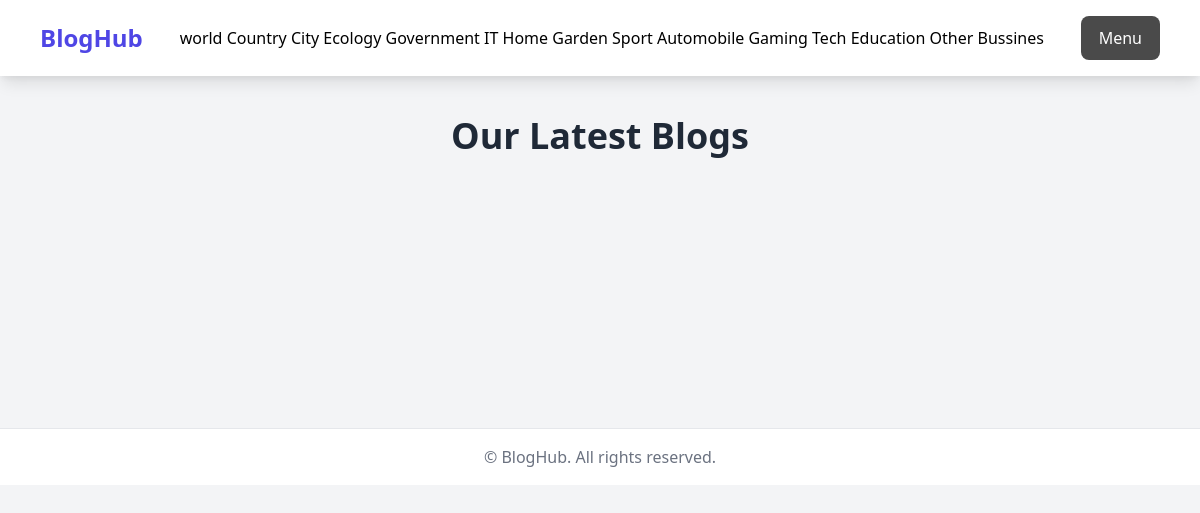
The app's page /garden/, older data.
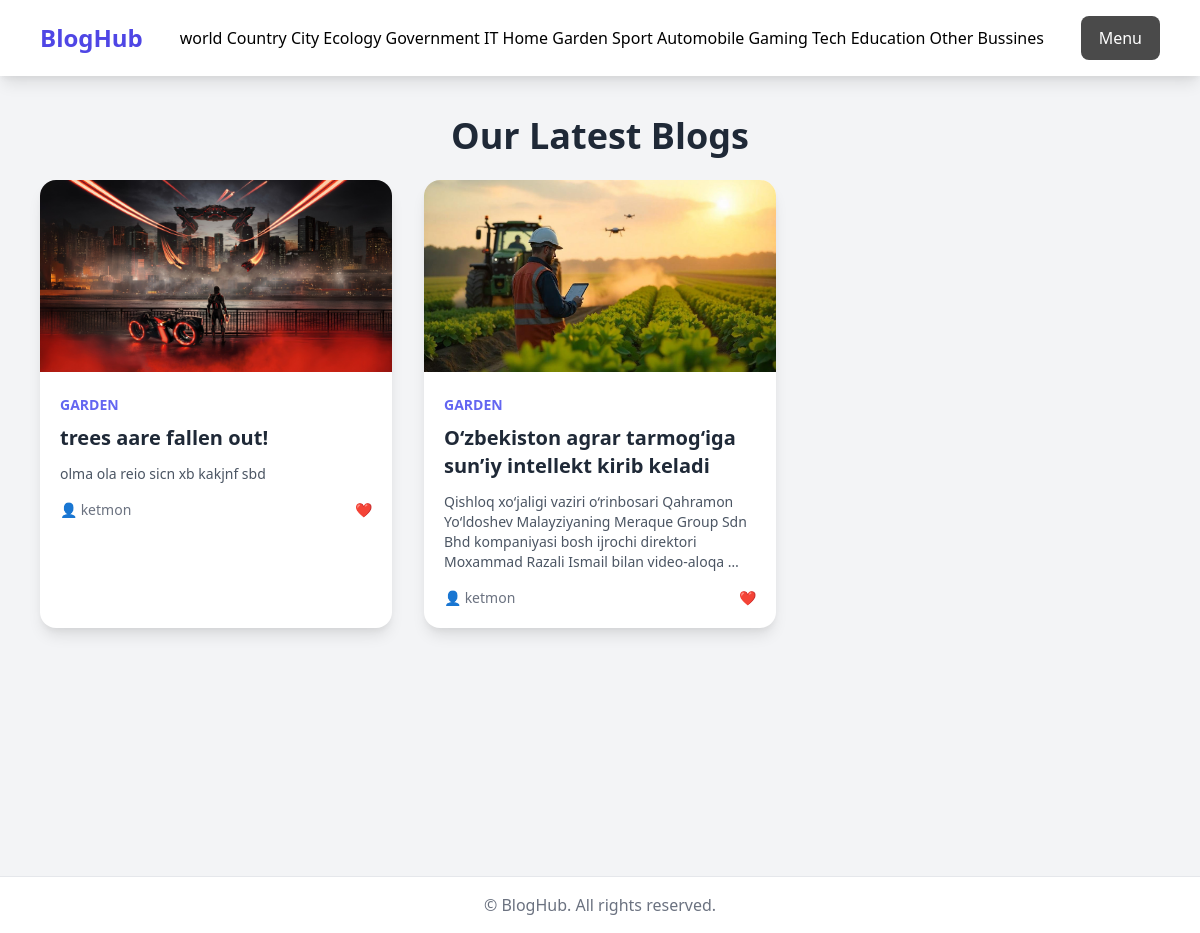
The same page, newer data.
### blog/models.py (models this page shows, shortened)
class BlogCategory(models.Model):
    name = models.CharField(max_length=50)
    slug = models.SlugField(max_length=50, unique=True, blank=True, null=True)
    class Meta:
        verbose_name_plural = "Blog Categories"

class Blog(models.Model):
    link = models.CharField(default=short_uuid, unique=True, editable=False, db_index=True)
    category = models.ForeignKey(BlogCategory, on_delete=models.CASCADE, related_name='blog')
    title = models.CharField(max_length=150)
    description = models.TextField()
    photo = models.ImageField(null=True, blank=True, upload_to='blog/images/')
    owner = models.ForeignKey(UserProfile, on_delete=models.CASCADE)
    likes = models.PositiveIntegerField(default=0)
    created_at = models.DateTimeField(auto_now_add=True)
    updated_at = models.DateTimeField(auto_now=True)

### accounts/models.py (models this page shows, shortened)
class UserProfile(models.Model):
    user = models.OneToOneField(User, on_delete=models.CASCADE, null=True, blank=True, related_name='profile')
    position = models.CharField(max_length=10, choices=[(k, v) for k, v in positions.items()], default='user')
    first_name = models.CharField(max_length=100)
    last_name = models.CharField(max_length=100)
    username = models.CharField(max_length=100, unique=True, blank=True, null=True)
    email = models.EmailField(max_length=100, unique=True)
    address = models.CharField(max_length=250)
    country_code = models.CharField(max_length=20, choices=[(k, v) for k, v in country_codes.items()], default='Uzb')
    phone = models.IntegerField()

### blog/views.py (the view)
# urls.py: path('<str:slug>/', category_detail, name='category_detail'),
def category_detail(request, slug):
    category = get_object_or_404(BlogCategory, slug=slug)
    blogs = Blog.objects.filter(category=category)
    context = {
        'category': category,
        'blogs': blogs,
        'categories': BlogCategory.objects.all(),
    }
    return render(request, 'category.html', context)

### templates/category.html
{% extends 'base.html' %}
{% load static %}
{% block category %}
{% for cg in categories %}
<a href="{% url 'category_detail' cg.slug %}" class="hover:text-indigo-500">{{ cg.name }}</a>
{% endfor %}
{% endblock %}
{% block content %}
<link href="https://cdn.jsdelivr.net/npm/tailwindcss@2.2.19/dist/tailwind.min.css" rel="stylesheet">
<section class="max-w-6xl mx-auto py-10 px-4">
  <h1 class="text-4xl font-bold text-gray-800 mb-6 text-center">Our Latest Blogs</h1>
  <div class="grid md:grid-cols-3 sm:grid-cols-2 gap-8">
    {% for blog in blogs %}
    <div class="bg-white shadow-lg rounded-2xl overflow-hidden hover:-translate-y-1 transition duration-300">
      {% if blog.photo %}
      <img src="{{ blog.photo.url }}" alt="{{ blog.title }}" class="h-48 w-full object-cover">
      {% else %}
      <img src="{% static 'images/default_blog.jpg' %}" alt="default" class="h-48 w-full object-cover">
      {% endif %}
      <div class="p-5">
        <span class="text-sm text-indigo-500 uppercase font-semibold">{{ blog.category.name }}</span>
        <h2 class="text-xl font-bold mt-2 mb-3 text-gray-800 hover:text-indigo-600 transition duration-200">
          <a href="{% url 'blog_detail' blog.link %}">{{ blog.title }}</a>
        </h2>
        <p class="text-gray-600 text-sm line-clamp-3">{{ blog.description|truncatewords:20 }}</p>
        <div class="flex justify-between items-center mt-4 text-gray-500 text-sm">
          <span>👤 {{ blog.owner.user.username }}</span>
          <span>❤️ {{ blog.likes.count }}</span>
        </div>
      </div>
    </div>
    {% endfor %}
  </div>
</section>
{% endblock content %}

### templates/base.html (shortened to what this page needs)
<!DOCTYPE html>
<html lang="en">
<head>
    <link rel="stylesheet" href="https://cdnjs.cloudflare.com/ajax/libs/font-awesome/6.5.0/css/all.min.css">
    <link href="https://cdn.jsdelivr.net/npm/tailwindcss@2.2.19/dist/tailwind.min.css" rel="stylesheet">
</head>
<body class="bg-gray-100 font-sans antialiased">
  <nav class="bg-white shadow-lg py-4">
    <div class="max-w-6xl mx-auto flex justify-between items-center px-4">
        <a href="{% url 'homepage' %}" class="text-2xl font-bold text-indigo-600">BlogHub</a>
        <div class="category-carusel"> {% block category %} {% endblock %} </div>
<div class="dropdown">
  <button class="btn btn-secondary dropdown-toggle" type="button" data-bs-toggle="dropdown" aria-expanded="false">
    Menu
  </button>
</div>
    </div>
  </nav>
  <main>
    {% block content %}{% endblock %}
      <br>
      <br>
      <br>
      <br>
      <br>
      <br>
      <br>
  </main>
  <footer class="bg-white text-center py-4 mt-10 text-gray-500 border-t">
    © {{ now|date:"Y" }} BlogHub. All rights reserved.
  </footer>
</body>
</html>

### templates/base.html (style rules this page uses)
.dropdown .btn { background-color: #4a4a4a; color: white; padding: 10px 18px; font-size: 16px; border: none; border-radius: 8px; cursor: pointer; transition: background-color 0.3s; z-index: 10000; }

Row changes from the older to the newer data that the page shows:
added Blog: photo (picture), category.name "GARDEN", title "trees aare fallen out!", description "olma ola reio sicn xb kakjnf sbd", owner.user.username "ketmon"
added Blog: photo (picture), category.name "GARDEN", title "O‘zbekiston agrar tarmog‘iga sun’iy intellekt kirib keladi", description "Qishloq xo‘jaligi vaziri o‘rinbosari Qahramon Yo‘ldoshev Malayziyaning Meraque Group Sdn Bhd kompaniyasi bosh ijrochi direktori Moxammad Razali Ismail bilan video-aloqa …", owner.user.username "ketmon"
